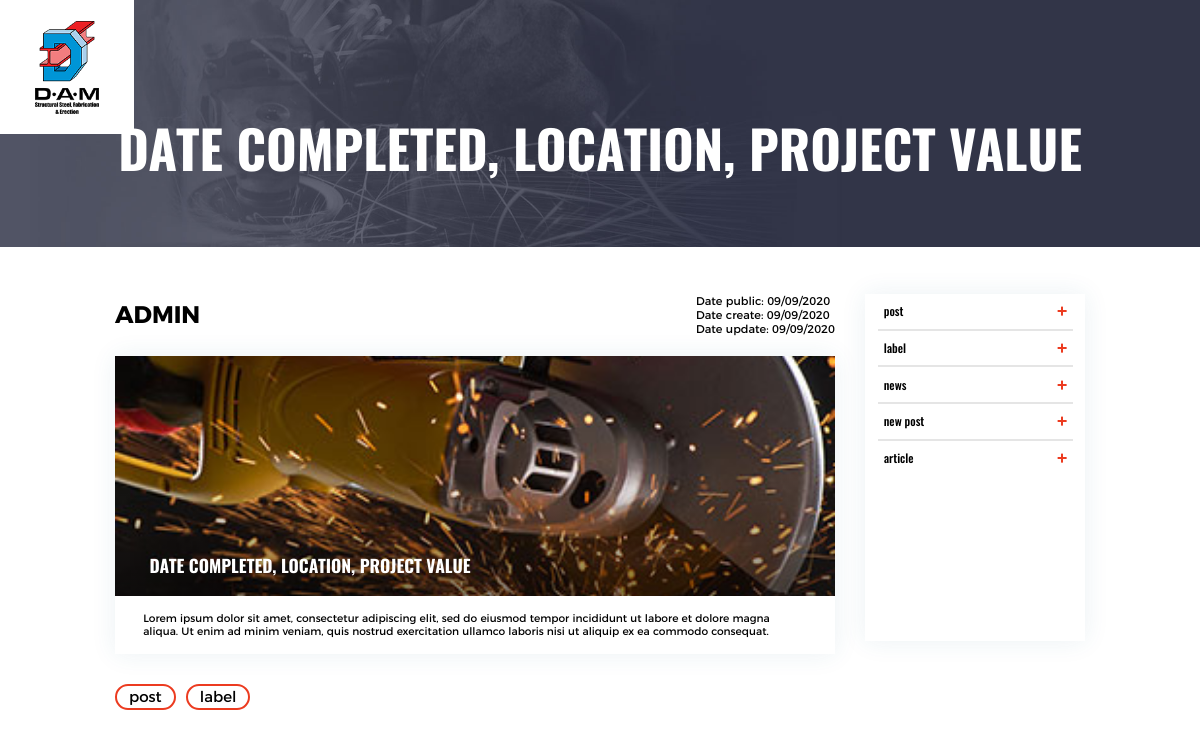
The app's page /post/date-completed-location-project-value/ with its own data.
### blog/models.py (models this page shows, shortened)
class Post(models.Model):
    author = models.ForeignKey(User, on_delete=models.CASCADE, related_name='blog_posts', default=0)
    title = models.CharField(max_length=150, db_index=True)
    image = models.ImageField(upload_to='products/%Y/%m/%d', blank=True)
    slug = models.SlugField(max_length=150, unique=True)
    text = models.TextField(blank=True, db_index=True)
    date_pub = models.DateTimeField(auto_now_add=True)
    date_create = models.DateTimeField(auto_created=True)
    date_update = models.DateTimeField(auto_now=True)
    tags = models.ManyToManyField('Tag', blank=True, related_name='posts')
    class Meta:
        ordering = ['-date_pub']
        index_together = (('id', 'slug'),)

class Tag(models.Model):
    name = models.CharField(max_length=100)
    slug = models.SlugField(max_length=100, unique=True)

### blog/views.py (the view)
# urls.py: path('post/<str:slug>/', post_detail, name='post_detail'),
def post_detail(request, slug):
    post = Post.objects.get(slug__iexact=slug)
    tags_post = post.tags.all()
    tags = Tag.objects.all()
    context = {'post': post,
                'tags': tags,
                'tags_post': tags_post
    }
    return render(request, 'blog/detail.html', context=context)

### blog/templates/blog/detail.html (shortened to what this page needs)
{% extends "base.html" %}
{% load static %}
{% block content %}
<main>
    <section class="banner-page">
        <h1>{{ post.title }}</h1>
    </section>
    <section class="blog-content">
        <div class="container">
            <div class="row">
                <div class="col-lg-9 col-md-8 col-sm-7">
                    <div class="blog-top">
                        <p class="blog-author">{{ post.author }}</p>
                        <div class="blog-date">
                            <p>Date public: {{ post.date_pub|date:"d/m/Y" }}</p>
                            <p>Date create: {{ post.date_create|date:"d/m/Y" }}</p>
                            <p>Date update: {{ post.date_update|date:"d/m/Y" }}</p>
                        </div>
                    </div>
                    <div class="blog-text">
                        <div class="blog-preview">
                            {% if post.image %}
                                <img src="{{ post.image.url }}">
                            {% else %}
                                <img src="">
                            {% endif %}
                            <h2>{{ post.title }}</h2>
                        </div>
                        <div class="style-text">
                            {{ post.text }}
                        </div>
                    </div>
                    <ul class="blog-tags">
                        {% for tag in tags_post %}
                            <li><a href="{% url 'tags' slug=tag.slug %}">{{ tag.name }}</a></li>
                        {% endfor %}
                    </ul>
                </div>
                <div class="col-lg-3 col-md-4 col-sm-5">
                    {% include 'blog/includes/sidebar.html' %}
                </div>
            </div>
        </div>
    </section>
</main>
{% endblock %}

### blog/templates/base.html (shortened to what this page needs)
{% load static %}
<!doctype html>
<html class="no-js" lang="">
<head>
    <link rel="stylesheet" href="{% static 'styles/main.css' %}">
</head>
<body>
<header>
    <div class="header-row">
        <a href="{% url 'home' %}" class="header-logo"><img src="{% static 'images/logo.png' %}" alt=""></a>
    </div>
</header>
{% block content %}
{% endblock %}
</body>
</html>

### blog/templates/blog/includes/sidebar.html
<div class="category-list-box">
    <ul class="list-category">
        {% for tag in tags %}
            <li><a href="{% url 'tags' slug=tag.slug %}">{{ tag.name }}<span class="active-icon"></span></a></li>
        {% endfor %}
    </ul>
</div>

### records on screen
Post: title "DATE COMPLETED, LOCATION, PROJECT VALUE", author "ADMIN", date_pub "09/09/2020", date_create "09/09/2020", date_update "09/09/2020", image (picture), text "Lorem ipsum dolor sit amet, consectetur adipiscing elit, sed do eiusmod tempor incididunt ut labore et dolore magna aliqua. Ut enim ad minim veniam, quis nostrud exercitation ullamco laboris nisi ut aliquip ex ea commodo consequat."
Tag: name "post"
Tag: name "label"
Tag: name "news"
Tag: name "new post"
Tag: name "article"
